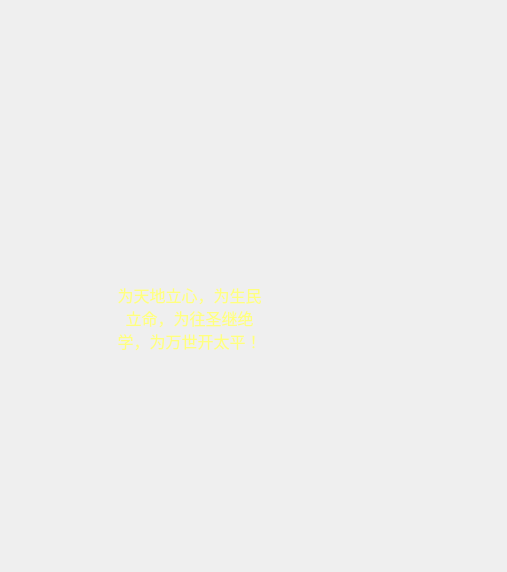
<?xml version="1.0" encoding="UTF-8"?>
<ui version="4.0">
 <class>MainWindow</class>
 <widget class="QMainWindow" name="MainWindow">
  <property name="geometry">
   <rect>
    <x>0</x>
    <y>0</y>
    <width>507</width>
    <height>572</height>
   </rect>
  </property>
  <property name="contextMenuPolicy">
   <enum>Qt::ActionsContextMenu</enum>
  </property>
  <property name="windowTitle">
   <string>MainWindow</string>
  </property>
  <property name="windowIcon">
   <iconset>
    <normaloff>王3.png</normaloff>王3.png</iconset>
  </property>
  <widget class="QWidget" name="centralwidget">
   <layout class="QGridLayout" name="gridLayout">
    <item row="0" column="0">
     <widget class="QWidget" name="widget" native="true">
      <widget class="QLabel" name="label">
       <property name="geometry">
        <rect>
         <x>210</x>
         <y>10</y>
         <width>250</width>
         <height>400</height>
        </rect>
       </property>
       <property name="focusPolicy">
        <enum>Qt::NoFocus</enum>
       </property>
       <property name="contextMenuPolicy">
        <enum>Qt::ActionsContextMenu</enum>
       </property>
       <property name="text">
        <string/>
       </property>
       <property name="pixmap">
        <pixmap>王3.png</pixmap>
       </property>
       <property name="scaledContents">
        <bool>true</bool>
       </property>
      </widget>
      <widget class="QLabel" name="label_2">
       <property name="geometry">
        <rect>
         <x>20</x>
         <y>210</y>
         <width>301</width>
         <height>271</height>
        </rect>
       </property>
       <property name="font">
        <font>
         <pointsize>12</pointsize>
        </font>
       </property>
       <property name="focusPolicy">
        <enum>Qt::NoFocus</enum>
       </property>
       <property name="contextMenuPolicy">
        <enum>Qt::ActionsContextMenu</enum>
       </property>
       <property name="frameShape">
        <enum>QFrame::NoFrame</enum>
       </property>
       <property name="lineWidth">
        <number>0</number>
       </property>
       <property name="text">
        <string/>
       </property>
       <property name="textFormat">
        <enum>Qt::AutoText</enum>
       </property>
       <property name="pixmap">
        <pixmap>心.png</pixmap>
       </property>
       <property name="scaledContents">
        <bool>true</bool>
       </property>
       <property name="wordWrap">
        <bool>false</bool>
       </property>
       <property name="textInteractionFlags">
        <set>Qt::LinksAccessibleByMouse</set>
       </property>
       <property name="buddy">
        <cstring></cstring>
       </property>
      </widget>
      <widget class="QTextEdit" name="textEdit">
       <property name="geometry">
        <rect>
         <x>100</x>
         <y>270</y>
         <width>161</width>
         <height>131</height>
        </rect>
       </property>
       <property name="font">
        <font>
         <family>华文新魏</family>
         <pointsize>12</pointsize>
        </font>
       </property>
       <property name="mouseTracking">
        <bool>false</bool>
       </property>
       <property name="focusPolicy">
        <enum>Qt::ClickFocus</enum>
       </property>
       <property name="contextMenuPolicy">
        <enum>Qt::ActionsContextMenu</enum>
       </property>
       <property name="styleSheet">
        <string notr="true">background-color: rgba(0,0,0,0);
color: rgb(255, 255, 127);</string>
       </property>
       <property name="frameShape">
        <enum>QFrame::NoFrame</enum>
       </property>
       <property name="tabChangesFocus">
        <bool>true</bool>
       </property>
       <property name="html">
        <string>&lt;!DOCTYPE HTML PUBLIC &quot;-//W3C//DTD HTML 4.0//EN&quot; &quot;http://www.w3.org/TR/REC-html40/strict.dtd&quot;&gt;
&lt;html&gt;&lt;head&gt;&lt;meta name=&quot;qrichtext&quot; content=&quot;1&quot; /&gt;&lt;style type=&quot;text/css&quot;&gt;
p, li { white-space: pre-wrap; }
&lt;/style&gt;&lt;/head&gt;&lt;body style=&quot; font-family:'华文新魏'; font-size:12pt; font-weight:400; font-style:normal;&quot;&gt;
&lt;p align=&quot;center&quot; style=&quot; margin-top:0px; margin-bottom:0px; margin-left:0px; margin-right:0px; -qt-block-indent:0; text-indent:0px;&quot;&gt;为天地立心，为生民立命，为往圣继绝学，为万世开太平！&lt;/p&gt;&lt;/body&gt;&lt;/html&gt;</string>
       </property>
       <property name="placeholderText">
        <string>这里可以填写备忘的哦</string>
       </property>
      </widget>
     </widget>
    </item>
   </layout>
  </widget>
  <action name="closeui">
   <property name="icon">
    <iconset>
     <normaloff>关  闭.png</normaloff>关  闭.png</iconset>
   </property>
   <property name="text">
    <string>关闭</string>
   </property>
   <property name="shortcut">
    <string>Ctrl+1</string>
   </property>
  </action>
  <action name="ontop">
   <property name="checkable">
    <bool>true</bool>
   </property>
   <property name="icon">
    <iconset>
     <normaloff>固定.png</normaloff>固定.png</iconset>
   </property>
   <property name="text">
    <string>置顶</string>
   </property>
  </action>
  <action name="set">
   <property name="icon">
    <iconset>
     <normaloff>设置.png</normaloff>设置.png</iconset>
   </property>
   <property name="text">
    <string>设置</string>
   </property>
   <property name="shortcut">
    <string>Ctrl+2</string>
   </property>
  </action>
 </widget>
 <resources/>
 <connections>
  <connection>
   <sender>closeui</sender>
   <signal>triggered(bool)</signal>
   <receiver>MainWindow</receiver>
   <slot>close()</slot>
   <hints>
    <hint type="sourcelabel">
     <x>-1</x>
     <y>-1</y>
    </hint>
    <hint type="destinationlabel">
     <x>222</x>
     <y>318</y>
    </hint>
   </hints>
  </connection>
  <connection>
   <sender>ontop</sender>
   <signal>triggered(bool)</signal>
   <receiver>MainWindow</receiver>
   <slot>WinOnTop(bool)</slot>
   <hints>
    <hint type="sourcelabel">
     <x>-1</x>
     <y>-1</y>
    </hint>
    <hint type="destinationlabel">
     <x>190</x>
     <y>243</y>
    </hint>
   </hints>
  </connection>
  <connection>
   <sender>set</sender>
   <signal>triggered()</signal>
   <receiver>MainWindow</receiver>
   <slot>SetPattern()</slot>
   <hints>
    <hint type="sourcelabel">
     <x>-1</x>
     <y>-1</y>
    </hint>
    <hint type="destinationlabel">
     <x>253</x>
     <y>241</y>
    </hint>
   </hints>
  </connection>
 </connections>
 <slots>
  <slot>WinOnTop(bool)</slot>
  <slot>SetPattern()</slot>
 </slots>
</ui>
